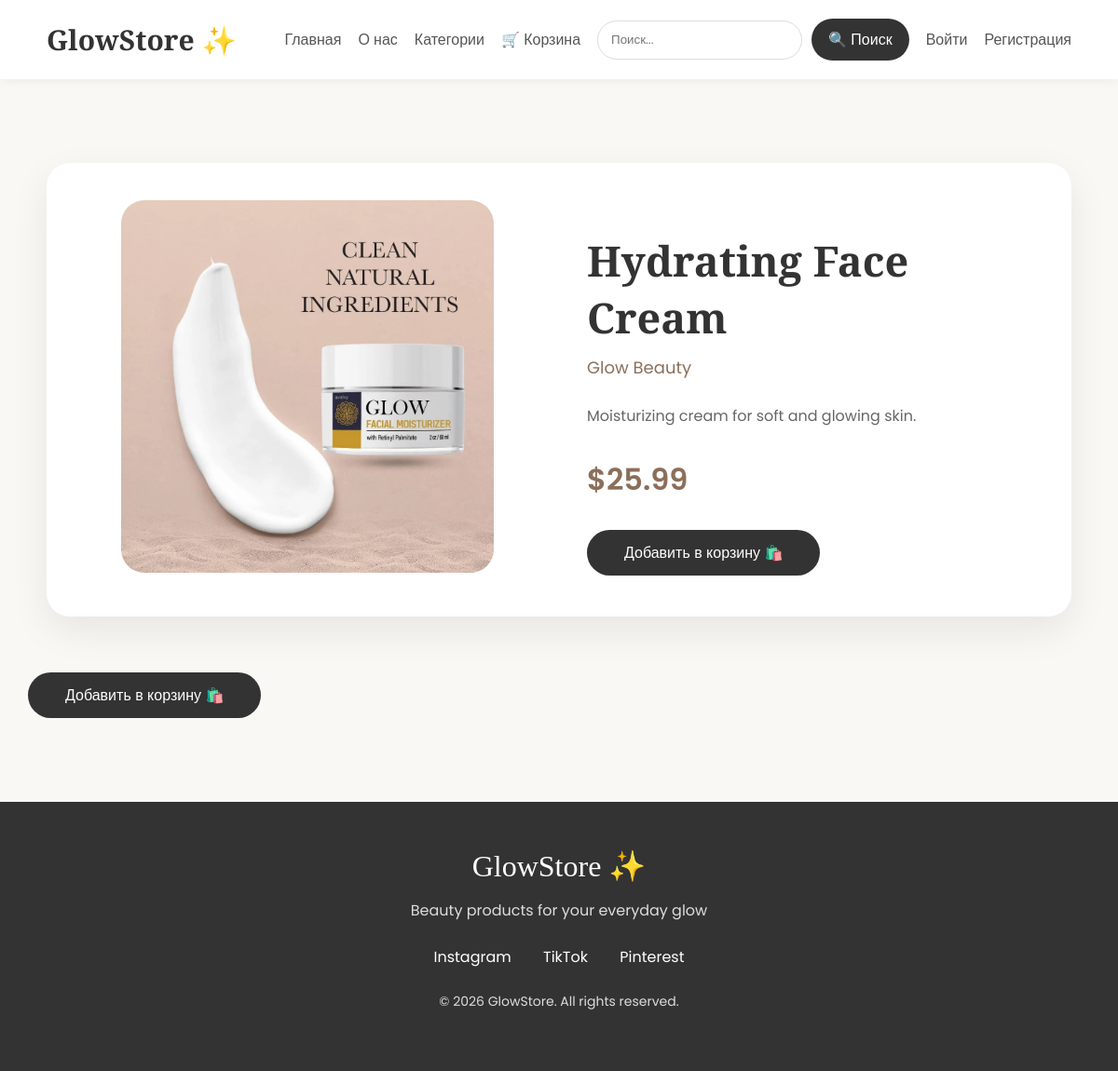
/product/1/, run on the app's committed database.
### products/models.py (models this page shows, shortened)
class Product(models.Model):
    owner = models.ForeignKey(
        User,
        on_delete=models.CASCADE,
        null=True,
        blank=True
    )
    name = models.CharField(
        max_length=200
    )
    description = models.TextField()
    price = models.DecimalField(
        max_digits=8,
        decimal_places=2
    )
    image = models.ImageField(
        upload_to='products/'
    )
    brand = models.CharField(
        max_length=100
    )
    category = models.ForeignKey(
        Category,
        on_delete=models.CASCADE,
        related_name='products'
    )
    stock = models.PositiveIntegerField(
        default=0
    )
    created_at = models.DateTimeField(
        auto_now_add=True
    )

### products/views.py (the view)
def product_detail(request, id):
    product = get_object_or_404(Product, id=id)
    return render(
        request,
        'products/product_detail.html',
        {'product': product}
    )

### products/templates/products/product_detail.html (shortened to what this page needs)
{% extends 'base.html' %}
{% block content %}
</head>
<body>
<div class="container">
    <div class="image-box">
        {% if product.image %}
        <img src="{{ product.image.url }}">
        {% endif %}
    </div>
    <div class="info">
        <h1>
            {{ product.name }}
        </h1>
        <div class="brand">
            {{ product.brand }}
        </div>
        <p class="description">
            {{ product.description }}
        </p>
        <div class="price">
            ${{ product.price }}
        </div>
        <button>
            Добавить в корзину 🛍️
        </button>
    </div>
</div>
<a href="{% url 'add_to_cart' product.id %}">
    <button>
        Добавить в корзину 🛍️
    </button>
</a>
{% endblock %}

### templates/base.html (style rules this page uses)
body { margin: 0; background: #faf8f5; font-family: 'Poppins', sans-serif; }

### products/templates/products/product_detail.html (style rules this page uses)
* { box-sizing: border-box; }
body { font-family: 'Poppins', sans-serif; background: #faf8f5; margin: 0; color: #333; }
.container { max-width: 1100px; margin: 60px auto; padding: 40px; background: white; border-radius: 25px; display: flex; gap: 60px; align-items: center; box-shadow: 0 15px 40px rgba(0, 0, 0, 0.08); }
.image-box { flex: 1; text-align: center; }
.image-box img { width: 400px; height: 400px; object-fit: cover; border-radius: 25px; }
.info { flex: 1; }
.info h1 { font-family: 'Playfair Display', serif; font-size: 45px; margin-bottom: 10px; }
.brand { color: #8b6f5a; font-size: 18px; margin-bottom: 25px; }
.description { color: #666; line-height: 1.8; margin-bottom: 30px; }
.price { font-size: 32px; font-weight: 600; color: #8b6f5a; margin-bottom: 30px; }
button { background: #333; color: white; border: none; padding: 15px 40px; border-radius: 30px; font-size: 16px; cursor: pointer; transition: 0.3s; }

### data on the page
Product: image (picture), name "Hydrating Face Cream", brand "Glow Beauty", description "Moisturizing cream for soft and glowing skin.", price "25.99"
